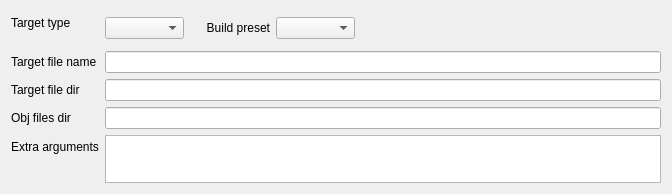
<?xml version="1.0" encoding="UTF-8"?>
<ui version="4.0">
 <class>DProjectManager::DMakeStepUi</class>
 <widget class="QWidget" name="DProjectManager::DMakeStepUi">
  <property name="geometry">
   <rect>
    <x>0</x>
    <y>0</y>
    <width>672</width>
    <height>194</height>
   </rect>
  </property>
  <layout class="QFormLayout" name="formLayout">
   <property name="fieldGrowthPolicy">
    <enum>QFormLayout::AllNonFixedFieldsGrow</enum>
   </property>
   <item row="0" column="0">
    <widget class="QLabel" name="targetTypeLabel">
     <property name="text">
      <string>Target type</string>
     </property>
    </widget>
   </item>
   <item row="0" column="1">
    <layout class="QHBoxLayout" name="horizontalLayout">
     <property name="sizeConstraint">
      <enum>QLayout::SetMinimumSize</enum>
     </property>
     <item>
      <widget class="QComboBox" name="targetTypeComboBox">
       <property name="sizePolicy">
        <sizepolicy hsizetype="Minimum" vsizetype="Fixed">
         <horstretch>0</horstretch>
         <verstretch>0</verstretch>
        </sizepolicy>
       </property>
       <property name="maxVisibleItems">
        <number>12</number>
       </property>
      </widget>
     </item>
     <item>
      <widget class="QLabel" name="buildPresetLabel">
       <property name="maximumSize">
        <size>
         <width>90</width>
         <height>16777215</height>
        </size>
       </property>
       <property name="text">
        <string>Build preset</string>
       </property>
       <property name="alignment">
        <set>Qt::AlignRight|Qt::AlignTrailing|Qt::AlignVCenter</set>
       </property>
      </widget>
     </item>
     <item>
      <widget class="QComboBox" name="buildPresetComboBox">
       <property name="sizePolicy">
        <sizepolicy hsizetype="Minimum" vsizetype="Fixed">
         <horstretch>0</horstretch>
         <verstretch>0</verstretch>
        </sizepolicy>
       </property>
      </widget>
     </item>
     <item>
      <widget class="QLabel" name="label">
       <property name="enabled">
        <bool>false</bool>
       </property>
       <property name="sizePolicy">
        <sizepolicy hsizetype="Maximum" vsizetype="Preferred">
         <horstretch>0</horstretch>
         <verstretch>0</verstretch>
        </sizepolicy>
       </property>
       <property name="minimumSize">
        <size>
         <width>300</width>
         <height>0</height>
        </size>
       </property>
       <property name="text">
        <string/>
       </property>
      </widget>
     </item>
    </layout>
   </item>
   <item row="2" column="0">
    <widget class="QLabel" name="targetNameLabel">
     <property name="text">
      <string>Target file name</string>
     </property>
    </widget>
   </item>
   <item row="2" column="1">
    <widget class="QLineEdit" name="targetNameLineEdit"/>
   </item>
   <item row="3" column="0">
    <widget class="QLabel" name="targetDirLabel">
     <property name="text">
      <string>Target file dir</string>
     </property>
    </widget>
   </item>
   <item row="3" column="1">
    <widget class="QLineEdit" name="targetDirLineEdit"/>
   </item>
   <item row="4" column="0">
    <widget class="QLabel" name="objDirLabel">
     <property name="text">
      <string>Obj files dir</string>
     </property>
    </widget>
   </item>
   <item row="4" column="1">
    <widget class="QLineEdit" name="objDirLineEdit"/>
   </item>
   <item row="5" column="0">
    <widget class="QLabel" name="makeArgumentsLabel">
     <property name="text">
      <string>Extra arguments</string>
     </property>
    </widget>
   </item>
   <item row="5" column="1">
    <widget class="QPlainTextEdit" name="makeArgumentsLineEdit">
     <property name="maximumSize">
      <size>
       <width>16777215</width>
       <height>48</height>
      </size>
     </property>
     <property name="horizontalScrollBarPolicy">
      <enum>Qt::ScrollBarAlwaysOff</enum>
     </property>
    </widget>
   </item>
  </layout>
 </widget>
 <resources/>
 <connections/>
</ui>
